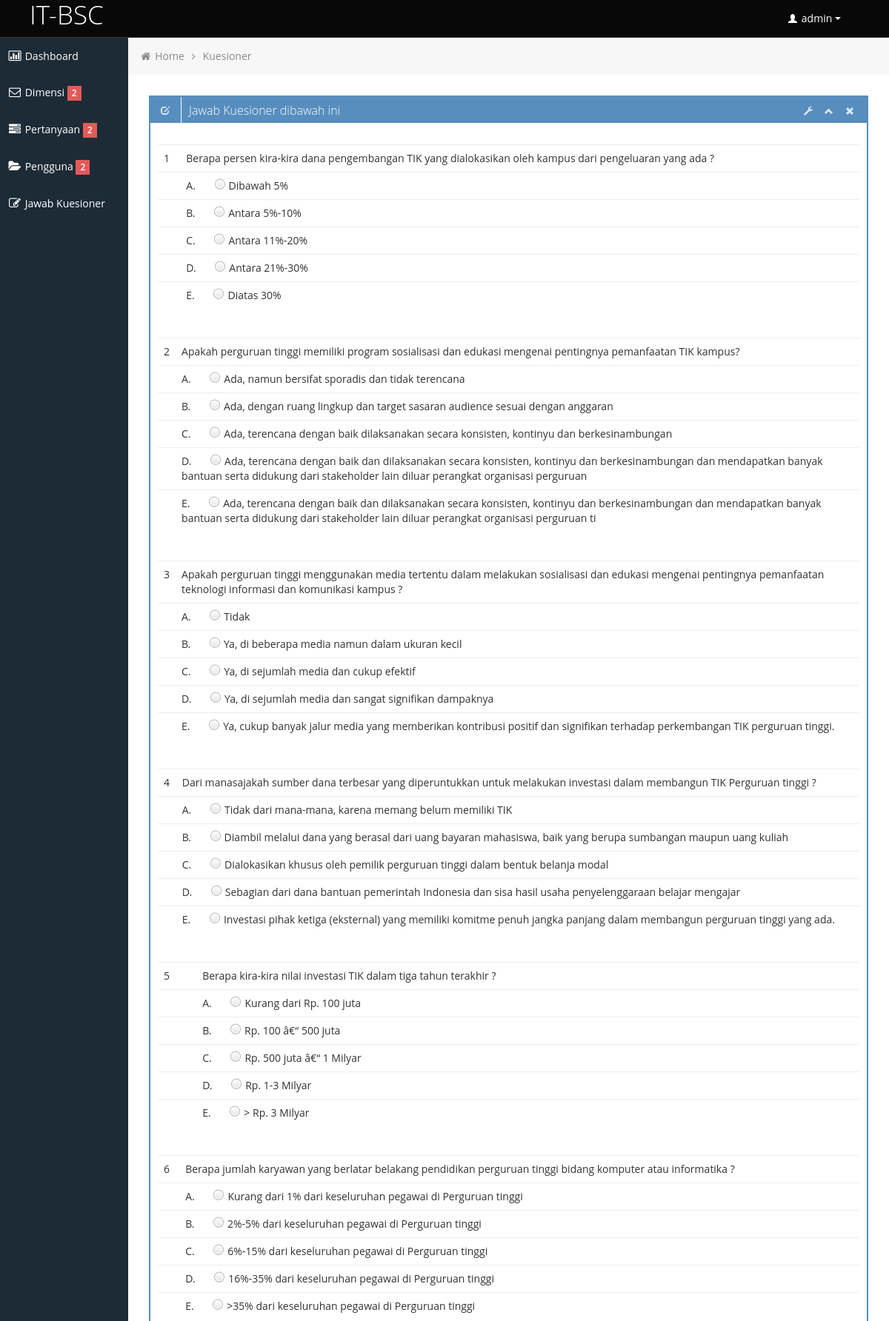
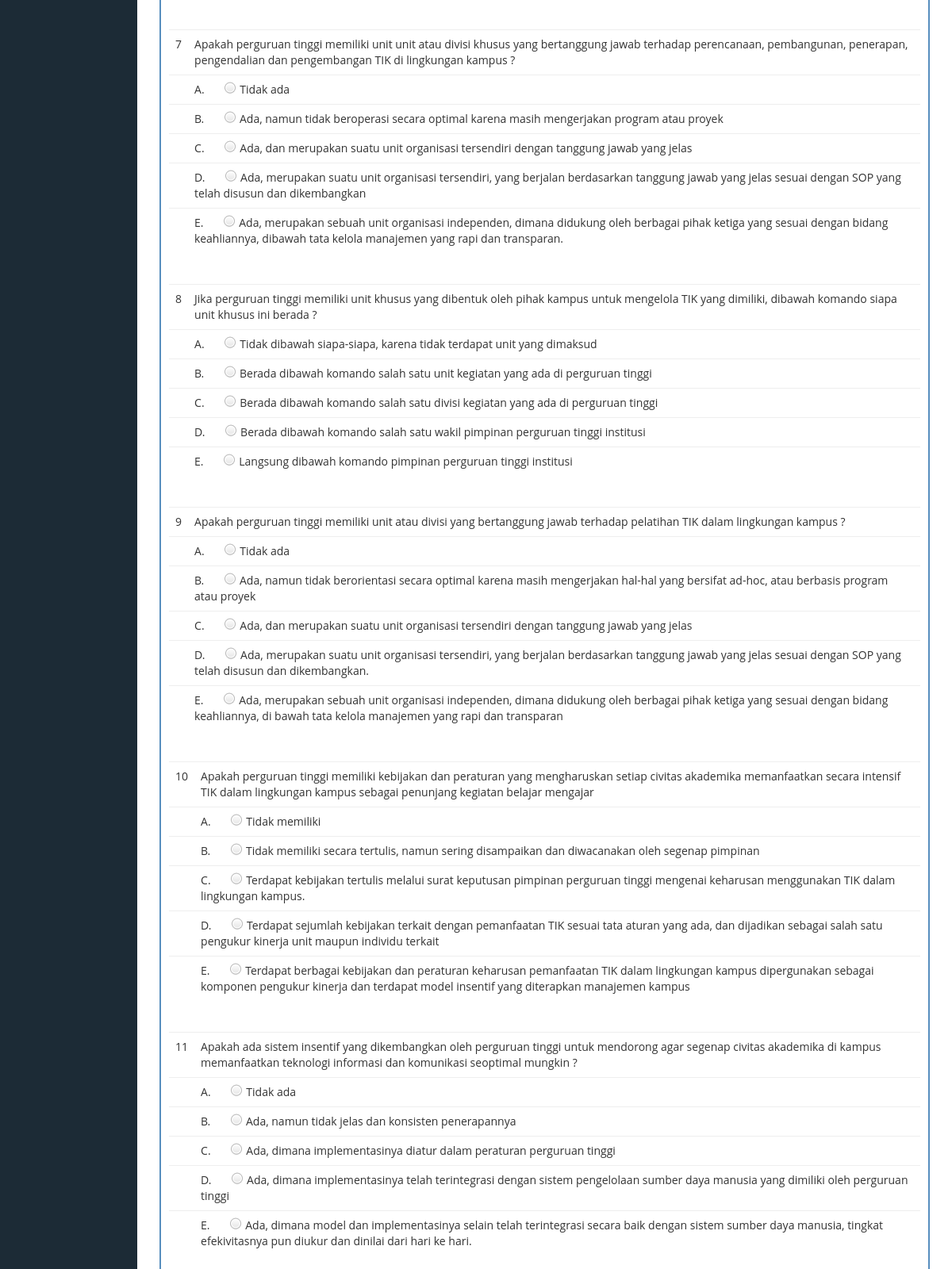
Page /kuesioner2.php (signed in, upper part) on the committed database (2 pictures, top to bottom).
### tables this page shows
CREATE TABLE IF NOT EXISTS `tbkuesioner` (
`id_kuesioner` int(11) NOT NULL,
  `pertanyaan` varchar(200) DEFAULT NULL,
  `id_dimensi` int(11) DEFAULT NULL,
  `variabel` varchar(50) DEFAULT NULL,
  `pila` varchar(200) DEFAULT NULL,
  `pilb` varchar(200) DEFAULT NULL,
  `pilc` varchar(200) DEFAULT NULL,
  `pild` varchar(200) DEFAULT NULL,
  `pile` varchar(200) DEFAULT NULL
);

### session.php (called while the page is built, shortened)
<?php
$session_id=$_SESSION['LOGIN_username'];
?>

### kuesioner2.php (the view, shortened to what this page needs)
<?php
include ('session.php');
?>
<!DOCTYPE html>
<html lang="en">
<head>
	<link id="bootstrap-style" href="css/bootstrap.min.css" rel="stylesheet">
	<link href="css/bootstrap-responsive.min.css" rel="stylesheet">
	<link id="base-style" href="css/style.css" rel="stylesheet">
	<link id="base-style-responsive" href="css/style-responsive.css" rel="stylesheet">
</head>
<body>
	<div class="navbar">
		<div class="navbar-inner">
			<div class="container-fluid">
				<a class="brand" href="template.php"><span>IT-BSC</span></a>
				<div class="nav-no-collapse header-nav">
					<ul class="nav pull-right">
						<li class="dropdown">
							<a class="btn dropdown-toggle" data-toggle="dropdown" href="#">
								<i class="halflings-icon white user"></i> <?php echo $session_id; ?>
								<span class="caret"></span>
							</a>
						</li>
					</ul>
				</div>
			</div>
		</div>
	</div>
		<div class="container-fluid-full">
		<div class="row-fluid">
			<?php include "sidebar.php"; ?>
			<div id="content" class="span10">
			<ul class="breadcrumb">
				<li>
					<i class="icon-home"></i>
					<a href="index.html">Home</a>
					<i class="icon-angle-right"></i>
				</li>
				<li><a href="#">Kuesioner</a></li>
			</ul>
			<div class="row-fluid sortable">
				<div class="box span12">
					<div class="box-header" data-original-title>
						<h2><i class="halflings-icon white edit"></i><span class="break"></span>Jawab Kuesioner dibawah ini</h2>
						<div class="box-icon">
							<a href="#" class="btn-setting"><i class="halflings-icon white wrench"></i></a>
							<a href="#" class="btn-minimize"><i class="halflings-icon white chevron-up"></i></a>
							<a href="#" class="btn-close"><i class="halflings-icon white remove"></i></a>
						</div>
					</div>
					<?php
						$hasil=mysql_query("select * from tbkuesioner order by id_kuesioner");
						$urut=0;
						while($row =mysql_fetch_array($hasil))
						{
							$id_kuesioner=$row["id_kuesioner"];
							$pertanyaan=$row["pertanyaan"];
							$pila=$row["pila"];
							$pilb=$row["pilb"];
							$pilc=$row["pilc"];
							$pild=$row["pild"];
							$pile=$row["pile"];
							$urut=$urut+1;
					?>
					<div class="box-content">
						<form name="form1" method="post" action="jawaban.php">
			<table class="table">
			<tr>
			  	<td><?php echo $urut; ?></td>
			  	<td><?php echo "$pertanyaan"; ?></td>
			</tr>
			<tr>
			  	<td>&nbsp;</td>
			  	<td>A. <input name="pilihan[<?php echo $id_kuesioner; ?>]" type="radio" value="A"><?php echo "$pila";?> </td>
			</tr>
			<tr>
			  	<td>&nbsp;</td>
			  	<td>B. <input name="pilihan[<?php echo $id_kuesioner; ?>]" type="radio" value="B"><?php echo "$pilb";?></td>
			</tr>
			<tr>
			  	<td>&nbsp;</td>
			  	<td>C. <input name="pilihan[<?php echo $id_kuesioner; ?>]" type="radio" value="C"><?php echo "$pilc";?> </td>
			</tr>
			<tr>
				<td>&nbsp;</td>
			  	<td>D. <input name="pilihan[<?php echo $id_kuesioner; ?>]" type="radio" value="D"><?php echo "$pild";?> </td>
            </tr>
            <tr>
				<td>&nbsp;</td>
			  	<td>E. <input name="pilihan[<?php echo $id_kuesioner; ?>]" type="radio" value="E"><?php echo "$pile";?> </td>
            </tr>
		<?php
		}
		?>
		</form>
	</table>
					</div>
				</div>
			</div>
				</div>
			</div>
	</div>
		</div>
		</div>
</body>
</html>

### css/style.css (style rules this page uses)
body { background: #F5F5F5; color: #333; border: none; font-family: 'Open Sans', sans-serif; font-weight: 400; }
a { color: #646464; }
h2 { font-size: 16px; line-height: 16px; }
.navbar { margin-bottom: 0px; }
.navbar-inner { margin-bottom: 0px; min-height: 40px; padding-right: 20px; padding-left: 20px; background: #080808; filter: none; text-shadow: 1px 1px 1px #0a0c0e; border: none; color: #fff; -webkit-border-radius: 0px; -moz-border-radius: 0px; border-radius: 0px; *zoom: 1; border-bottom: 1px solid #38383D; }
.navbar-inner a { color: #7b7b7b; text-shadow: 0 -1px 1px #0b090a; }
.navbar-inner a i { margin-top: 2px; }
a.brand span { color: #fff; text-shadow: none; }
.header-nav { padding: 0px; color: #fff !important; background: #000 !important; }
.header-nav .nav { margin: 0px; }
.header-nav .btn { display: inline-block; padding: 21px 20px; margin-top: 0px; margin-left: 0px; font-size: 14px; line-height: 20px; text-align: center; text-shadow: none; vertical-align: middle; cursor: pointer; background: transparent; border-left: none; border-right: none; border-top: 0px; border-bottom: 0px; -webkit-border-radius: 0px; -moz-border-radius: 0px; border-radius: 0px; -webkit-box-shadow: none !important; -moz-box-shadow: none !important; box-shadow: none !important; }
.header-nav a.btn { color: #fff !important; text-shadow: none !important; padding: 15px 25px !important; }
.header-nav .btn .caret { border-top-color: #fff !important; border-bottom-color: #fff !important; }
#content { background: #ffffff; filter: none; min-height: 100%; padding: 20px 20px; position: relative; }
.breadcrumb { margin: -28px -28px 28px -28px; line-height: 34px; background: #F7F7F7; border: 0px; color: #888; -webkit-box-shadow: none; -moz-box-shadow: none; box-shadow: none; -webkit-border-radius: 0px; -moz-border-radius: 0px; border-radius: 0px; }
.breadcrumb a { color: #888; text-shadow: 0px 1px 1px #fff; }
.box { border: 2px solid #578EBE; background: #fff !important; margin-bottom: 28px; }
.box-header { height: 16px; font-size: 16px; line-height: 16px; padding: 10px; background: #578EBE; -webkit-box-shadow: none; -moz-box-shadow: none; box-shadow: none; overflow: hidden; }
.box-header h2 { float:left; margin-top: 0px; font-weight: 300; }
.box-header .box-icon, .box-header h2 { color:#fff; }
.box-header h2 i { margin: 0px 3px 0px 4px; opacity: .8; filter: alpha(opacity=80); -ms-filter:"progid:DXImageTransform.Microsoft.Alpha(Opacity=80)"; }
.box-header .box-icon { float:right; margin-top: 1px; }
.box-header .box-icon i { -webkit-transition: all 0.1s ease-in-out; -moz-transition: all 0.1s ease-in-out; -o-transition: all 0.1s ease-in-out; -ms-transition: all 0.1s ease-in-out; transition: all 0.1s ease-in-out; opacity: .8; filter: alpha(opacity=80); -ms-filter:"progid:DXImageTransform.Microsoft.Alpha(Opacity=80)"; }
.box-header .box-icon a { margin: 0px 5px; }
.box-content { position: relative; z-index: 50; margin-top: -1px; padding: 10px; background: #fff !important; }
.btn { display: inline-block; padding: 6px 12px; margin-bottom: 0; font-size: 14px; font-weight: 500; line-height: 20px; text-align: center; white-space: nowrap; vertical-align: middle; cursor: pointer; border: 1px solid #a7a9aa; -webkit-border-radius: 0px !important; border-radius: 0px !important; }
.btn i { margin-top: 2px; }
.btn { color: #ffffff; background-color: #a7a9aa; border-color: #a7a9aa; background-image: none; filter: none; text-shadow: none; }
.table th, .table td { border-top: 1px solid #eee; }
.navbar .brand { font-size: 35px; }

### css/style-responsive.css (style rules this page uses)
@media (min-width: 1200px) { .container-fluid-full { overflow: hidden; position: relative; height: 100%; } }
@media (min-width: 1200px) { #content { width: 85.578%; padding: 28px; margin: 0px 0px; margin-left: 14.422% !important; } }

### rows in the picture
tbkuesioner: pertanyaan "Berapa persen kira-kira dana pengembangan TIK yang dialokasikan oleh kampus dari pengeluaran yang ada ?", pila "Dibawah 5%", pilb "Antara 5%-10%", pilc "Antara 11%-20%", pild "Antara 21%-30%", pile "Diatas 30%"
tbkuesioner: pertanyaan "Apakah perguruan tinggi memiliki program sosialisasi dan edukasi mengenai pentingnya pemanfaatan TIK kampus?", pila "Ada, namun bersifat sporadis dan tidak terencana", pilb "Ada, dengan ruang lingkup dan target sasaran audience sesuai dengan anggaran", pilc "Ada, terencana dengan baik dilaksanakan secara konsisten, kontinyu dan berkesinambungan", pild "Ada, terencana dengan baik dan dilaksanakan secara konsisten, kontinyu dan berkesinambungan dan mendapatkan banyak bantuan serta didukung dari stakeholder lain diluar perangkat organisasi perguruan", pile "Ada, terencana dengan baik dan dilaksanakan secara konsisten, kontinyu dan berkesinambungan dan mendapatkan banyak bantuan serta didukung dari stakeholder lain diluar perangkat organisasi perguruan ti"
tbkuesioner: pertanyaan "Apakah perguruan tinggi menggunakan media tertentu dalam melakukan sosialisasi dan edukasi mengenai pentingnya pemanfaatan teknologi informasi dan komunikasi kampus ?", pila "Tidak", pilb "Ya, di beberapa media namun dalam ukuran kecil", pilc "Ya, di sejumlah media dan cukup efektif", pild "Ya, di sejumlah media dan sangat signifikan dampaknya", pile "Ya, cukup banyak jalur media yang memberikan kontribusi positif dan signifikan terhadap perkembangan TIK perguruan tinggi."
tbkuesioner: pertanyaan "Dari manasajakah sumber dana terbesar yang diperuntukkan untuk melakukan investasi dalam membangun TIK Perguruan tinggi ?", pila "Tidak dari mana-mana, karena memang belum memiliki TIK", pilb "Diambil melalui dana yang berasal dari uang bayaran mahasiswa, baik yang berupa sumbangan maupun uang kuliah", pilc "Dialokasikan khusus oleh pemilik perguruan tinggi dalam bentuk belanja modal", pild "Sebagian dari dana bantuan pemerintah Indonesia dan sisa hasil usaha penyelenggaraan belajar mengajar", pile "Investasi pihak ketiga (eksternal) yang memiliki komitme penuh jangka panjang dalam membangun perguruan tinggi yang ada."
tbkuesioner: pertanyaan "Berapa kira-kira nilai investasi TIK dalam tiga tahun terakhir ?", pila "Kurang dari Rp. 100 juta", pilb "Rp. 100 â€“ 500 juta", pilc "Rp. 500 juta â€“ 1 Milyar", pild "Rp. 1-3 Milyar", pile "> Rp. 3 Milyar"
tbkuesioner: pertanyaan "Berapa jumlah karyawan yang berlatar belakang pendidikan perguruan tinggi bidang komputer atau informatika ?", pila "Kurang dari 1% dari keseluruhan pegawai di Perguruan tinggi", pilb "2%-5% dari keseluruhan pegawai di Perguruan tinggi", pilc "6%-15% dari keseluruhan pegawai di Perguruan tinggi", pild "16%-35% dari keseluruhan pegawai di Perguruan tinggi", pile ">35% dari keseluruhan pegawai di Perguruan tinggi"
tbkuesioner: pertanyaan "Apakah perguruan tinggi memiliki unit unit atau divisi khusus yang bertanggung jawab terhadap perencanaan, pembangunan, penerapan, pengendalian dan pengembangan TIK di lingkungan kampus ?", pila "Tidak ada", pilb "Ada, namun tidak beroperasi secara optimal karena masih mengerjakan program atau proyek", pilc "Ada, dan merupakan suatu unit organisasi tersendiri dengan tanggung jawab yang jelas", pild "Ada, merupakan suatu unit organisasi tersendiri, yang berjalan berdasarkan tanggung jawab yang jelas sesuai dengan SOP yang telah disusun dan dikembangkan", pile "Ada, merupakan sebuah unit organisasi independen, dimana didukung oleh berbagai pihak ketiga yang sesuai dengan bidang keahliannya, dibawah tata kelola manajemen yang rapi dan transparan."
tbkuesioner: pertanyaan "Jika perguruan tinggi memiliki unit khusus yang dibentuk oleh pihak kampus untuk mengelola TIK yang dimiliki, dibawah komando siapa unit khusus ini berada ?", pila "Tidak dibawah siapa-siapa, karena tidak terdapat unit yang dimaksud", pilb "Berada dibawah komando salah satu unit kegiatan yang ada di perguruan tinggi", pilc "Berada dibawah komando salah satu divisi kegiatan yang ada di perguruan tinggi", pild "Berada dibawah komando salah satu wakil pimpinan perguruan tinggi institusi", pile "Langsung dibawah komando pimpinan perguruan tinggi institusi"
tbkuesioner: pertanyaan "Apakah perguruan tinggi memiliki unit atau divisi yang bertanggung jawab terhadap pelatihan TIK dalam lingkungan kampus ?", pila "Tidak ada", pilb "Ada, namun tidak berorientasi secara optimal karena masih mengerjakan hal-hal yang bersifat ad-hoc, atau berbasis program atau proyek", pilc "Ada, dan merupakan suatu unit organisasi tersendiri dengan tanggung jawab yang jelas", pild "Ada, merupakan suatu unit organisasi tersendiri, yang berjalan berdasarkan tanggung jawab yang jelas sesuai dengan SOP yang telah disusun dan dikembangkan.", pile "Ada, merupakan sebuah unit organisasi independen, dimana didukung oleh berbagai pihak ketiga yang sesuai dengan bidang keahliannya, di bawah tata kelola manajemen yang rapi dan transparan"
tbkuesioner: pertanyaan "Apakah perguruan tinggi memiliki kebijakan dan peraturan yang mengharuskan setiap civitas akademika memanfaatkan secara intensif TIK dalam lingkungan kampus sebagai penunjang kegiatan belajar mengajar", pila "Tidak memiliki", pilb "Tidak memiliki secara tertulis, namun sering disampaikan dan diwacanakan oleh segenap pimpinan", pilc "Terdapat kebijakan tertulis melalui surat keputusan pimpinan perguruan tinggi mengenai keharusan menggunakan TIK dalam lingkungan kampus.", pild "Terdapat sejumlah kebijakan terkait dengan pemanfaatan TIK sesuai tata aturan yang ada, dan dijadikan sebagai salah satu pengukur kinerja unit maupun individu terkait", pile "Terdapat berbagai kebijakan dan peraturan keharusan pemanfaatan TIK dalam lingkungan kampus dipergunakan sebagai komponen pengukur kinerja dan terdapat model insentif yang diterapkan manajemen kampus"
tbkuesioner: pertanyaan "Apakah ada sistem insentif yang dikembangkan oleh perguruan tinggi untuk mendorong agar segenap civitas akademika di kampus memanfaatkan teknologi informasi dan komunikasi seoptimal mungkin ?", pila "Tidak ada", pilb "Ada, namun tidak jelas dan konsisten penerapannya", pilc "Ada, dimana implementasinya diatur dalam peraturan perguruan tinggi", pild "Ada, dimana implementasinya telah terintegrasi dengan sistem pengelolaan sumber daya manusia yang dimiliki oleh perguruan tinggi", pile "Ada, dimana model dan implementasinya selain telah terintegrasi secara baik dengan sistem sumber daya manusia, tingkat efekivitasnya pun diukur dan dinilai dari hari ke hari."

### other values in the picture
$session_id "admin"
